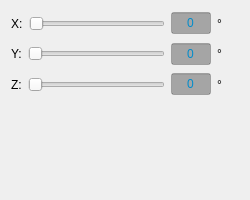
<?xml version="1.0" encoding="UTF-8"?>
<ui version="4.0">
 <class>RotateModelWidget</class>
 <widget class="QWidget" name="RotateModelWidget">
  <property name="geometry">
   <rect>
    <x>0</x>
    <y>0</y>
    <width>250</width>
    <height>200</height>
   </rect>
  </property>
  <property name="sizePolicy">
   <sizepolicy hsizetype="Preferred" vsizetype="Preferred">
    <horstretch>0</horstretch>
    <verstretch>0</verstretch>
   </sizepolicy>
  </property>
  <property name="minimumSize">
   <size>
    <width>0</width>
    <height>0</height>
   </size>
  </property>
  <property name="maximumSize">
   <size>
    <width>16777215</width>
    <height>16777215</height>
   </size>
  </property>
  <property name="mouseTracking">
   <bool>false</bool>
  </property>
  <property name="windowTitle">
   <string>RotateModelWidget</string>
  </property>
  <property name="styleSheet">
   <string notr="true">QLineEdit
{
	color: #008ccc;
	background-color: rgba(50,50,50,100);
}
QLineEdit:disabled
{
	color: grey;
	background-color: rgba(100,100,100,100);
}
QPushButton:focus
{
	
}</string>
  </property>
  <layout class="QHBoxLayout" name="horizontalLayout_6" stretch="9">
   <item>
    <layout class="QVBoxLayout" name="verticalLayout">
     <item>
      <layout class="QHBoxLayout" name="horizontalLayout">
       <item>
        <widget class="QLabel" name="labRotate_x">
         <property name="mouseTracking">
          <bool>false</bool>
         </property>
         <property name="text">
          <string>X:</string>
         </property>
        </widget>
       </item>
       <item>
        <widget class="QSlider" name="hsdRotate_x">
         <property name="mouseTracking">
          <bool>false</bool>
         </property>
         <property name="maximum">
          <number>360</number>
         </property>
         <property name="orientation">
          <enum>Qt::Horizontal</enum>
         </property>
        </widget>
       </item>
       <item>
        <widget class="QLineEdit" name="letRotate_x">
         <property name="sizePolicy">
          <sizepolicy hsizetype="Fixed" vsizetype="Fixed">
           <horstretch>0</horstretch>
           <verstretch>0</verstretch>
          </sizepolicy>
         </property>
         <property name="minimumSize">
          <size>
           <width>40</width>
           <height>0</height>
          </size>
         </property>
         <property name="maximumSize">
          <size>
           <width>40</width>
           <height>16777215</height>
          </size>
         </property>
         <property name="mouseTracking">
          <bool>false</bool>
         </property>
         <property name="text">
          <string>0</string>
         </property>
         <property name="alignment">
          <set>Qt::AlignCenter</set>
         </property>
         <property name="readOnly">
          <bool>false</bool>
         </property>
        </widget>
       </item>
       <item>
        <widget class="QLabel" name="labRotate_xd">
         <property name="mouseTracking">
          <bool>false</bool>
         </property>
         <property name="text">
          <string>°     </string>
         </property>
        </widget>
       </item>
      </layout>
     </item>
     <item>
      <layout class="QHBoxLayout" name="horizontalLayout_2">
       <item>
        <widget class="QLabel" name="labRotate_y">
         <property name="mouseTracking">
          <bool>false</bool>
         </property>
         <property name="text">
          <string>Y:</string>
         </property>
        </widget>
       </item>
       <item>
        <widget class="QSlider" name="hsdRotate_y">
         <property name="mouseTracking">
          <bool>false</bool>
         </property>
         <property name="maximum">
          <number>360</number>
         </property>
         <property name="orientation">
          <enum>Qt::Horizontal</enum>
         </property>
        </widget>
       </item>
       <item>
        <widget class="QLineEdit" name="letRotate_y">
         <property name="sizePolicy">
          <sizepolicy hsizetype="Fixed" vsizetype="Fixed">
           <horstretch>0</horstretch>
           <verstretch>0</verstretch>
          </sizepolicy>
         </property>
         <property name="minimumSize">
          <size>
           <width>40</width>
           <height>0</height>
          </size>
         </property>
         <property name="maximumSize">
          <size>
           <width>40</width>
           <height>16777215</height>
          </size>
         </property>
         <property name="mouseTracking">
          <bool>false</bool>
         </property>
         <property name="text">
          <string>0</string>
         </property>
         <property name="alignment">
          <set>Qt::AlignCenter</set>
         </property>
         <property name="readOnly">
          <bool>false</bool>
         </property>
        </widget>
       </item>
       <item>
        <widget class="QLabel" name="labRotate_yd">
         <property name="mouseTracking">
          <bool>false</bool>
         </property>
         <property name="text">
          <string>°     </string>
         </property>
        </widget>
       </item>
      </layout>
     </item>
     <item>
      <layout class="QHBoxLayout" name="horizontalLayout_3">
       <item>
        <widget class="QLabel" name="labRotate_z">
         <property name="mouseTracking">
          <bool>false</bool>
         </property>
         <property name="text">
          <string>Z:</string>
         </property>
        </widget>
       </item>
       <item>
        <widget class="QSlider" name="hsdRotate_z">
         <property name="mouseTracking">
          <bool>false</bool>
         </property>
         <property name="maximum">
          <number>360</number>
         </property>
         <property name="orientation">
          <enum>Qt::Horizontal</enum>
         </property>
        </widget>
       </item>
       <item>
        <widget class="QLineEdit" name="letRotate_z">
         <property name="sizePolicy">
          <sizepolicy hsizetype="Fixed" vsizetype="Fixed">
           <horstretch>0</horstretch>
           <verstretch>0</verstretch>
          </sizepolicy>
         </property>
         <property name="minimumSize">
          <size>
           <width>40</width>
           <height>0</height>
          </size>
         </property>
         <property name="maximumSize">
          <size>
           <width>40</width>
           <height>16777215</height>
          </size>
         </property>
         <property name="mouseTracking">
          <bool>false</bool>
         </property>
         <property name="text">
          <string>0</string>
         </property>
         <property name="alignment">
          <set>Qt::AlignCenter</set>
         </property>
         <property name="readOnly">
          <bool>false</bool>
         </property>
        </widget>
       </item>
       <item>
        <widget class="QLabel" name="labRotate_zd">
         <property name="mouseTracking">
          <bool>false</bool>
         </property>
         <property name="text">
          <string>°     </string>
         </property>
        </widget>
       </item>
      </layout>
     </item>
     <item>
      <layout class="QHBoxLayout" name="horizontalLayout_4">
       <item>
        <widget class="QPushButton" name="btnRotate_front">
         <property name="sizePolicy">
          <sizepolicy hsizetype="Expanding" vsizetype="Expanding">
           <horstretch>0</horstretch>
           <verstretch>0</verstretch>
          </sizepolicy>
         </property>
         <property name="minimumSize">
          <size>
           <width>40</width>
           <height>40</height>
          </size>
         </property>
         <property name="maximumSize">
          <size>
           <width>40</width>
           <height>40</height>
          </size>
         </property>
         <property name="mouseTracking">
          <bool>false</bool>
         </property>
         <property name="text">
          <string/>
         </property>
         <property name="icon">
          <iconset resource="../resources.qrc">
           <normaloff>:/Resources/front.png</normaloff>
           <activeoff>:/Resources/front-1.png</activeoff>:/Resources/front.png</iconset>
         </property>
         <property name="iconSize">
          <size>
           <width>40</width>
           <height>40</height>
          </size>
         </property>
         <property name="flat">
          <bool>true</bool>
         </property>
        </widget>
       </item>
       <item>
        <widget class="QPushButton" name="btnRotate_left">
         <property name="sizePolicy">
          <sizepolicy hsizetype="Expanding" vsizetype="Expanding">
           <horstretch>0</horstretch>
           <verstretch>0</verstretch>
          </sizepolicy>
         </property>
         <property name="minimumSize">
          <size>
           <width>40</width>
           <height>40</height>
          </size>
         </property>
         <property name="maximumSize">
          <size>
           <width>40</width>
           <height>40</height>
          </size>
         </property>
         <property name="mouseTracking">
          <bool>false</bool>
         </property>
         <property name="text">
          <string/>
         </property>
         <property name="icon">
          <iconset resource="../resources.qrc">
           <normaloff>:/Resources/left.png</normaloff>
           <activeoff>:/Resources/left-1.png</activeoff>:/Resources/left.png</iconset>
         </property>
         <property name="iconSize">
          <size>
           <width>40</width>
           <height>40</height>
          </size>
         </property>
         <property name="flat">
          <bool>true</bool>
         </property>
        </widget>
       </item>
       <item>
        <widget class="QPushButton" name="btnRotate_top">
         <property name="sizePolicy">
          <sizepolicy hsizetype="Expanding" vsizetype="Expanding">
           <horstretch>0</horstretch>
           <verstretch>0</verstretch>
          </sizepolicy>
         </property>
         <property name="minimumSize">
          <size>
           <width>40</width>
           <height>40</height>
          </size>
         </property>
         <property name="maximumSize">
          <size>
           <width>40</width>
           <height>40</height>
          </size>
         </property>
         <property name="mouseTracking">
          <bool>false</bool>
         </property>
         <property name="text">
          <string/>
         </property>
         <property name="icon">
          <iconset resource="../resources.qrc">
           <normaloff>:/Resources/top.png</normaloff>
           <activeoff>:/Resources/top-1.png</activeoff>:/Resources/top.png</iconset>
         </property>
         <property name="iconSize">
          <size>
           <width>40</width>
           <height>40</height>
          </size>
         </property>
         <property name="flat">
          <bool>true</bool>
         </property>
        </widget>
       </item>
      </layout>
     </item>
     <item>
      <layout class="QHBoxLayout" name="horizontalLayout_5">
       <item>
        <widget class="QPushButton" name="btnRotate_back">
         <property name="enabled">
          <bool>true</bool>
         </property>
         <property name="sizePolicy">
          <sizepolicy hsizetype="Expanding" vsizetype="Expanding">
           <horstretch>0</horstretch>
           <verstretch>0</verstretch>
          </sizepolicy>
         </property>
         <property name="minimumSize">
          <size>
           <width>40</width>
           <height>40</height>
          </size>
         </property>
         <property name="maximumSize">
          <size>
           <width>40</width>
           <height>40</height>
          </size>
         </property>
         <property name="mouseTracking">
          <bool>false</bool>
         </property>
         <property name="text">
          <string/>
         </property>
         <property name="icon">
          <iconset resource="../resources.qrc">
           <normaloff>:/Resources/back.png</normaloff>
           <activeoff>:/Resources/back-1.png</activeoff>:/Resources/back.png</iconset>
         </property>
         <property name="iconSize">
          <size>
           <width>40</width>
           <height>40</height>
          </size>
         </property>
         <property name="flat">
          <bool>true</bool>
         </property>
        </widget>
       </item>
       <item>
        <widget class="QPushButton" name="btnRotate_right">
         <property name="enabled">
          <bool>true</bool>
         </property>
         <property name="sizePolicy">
          <sizepolicy hsizetype="Expanding" vsizetype="Expanding">
           <horstretch>0</horstretch>
           <verstretch>0</verstretch>
          </sizepolicy>
         </property>
         <property name="minimumSize">
          <size>
           <width>40</width>
           <height>40</height>
          </size>
         </property>
         <property name="maximumSize">
          <size>
           <width>40</width>
           <height>40</height>
          </size>
         </property>
         <property name="mouseTracking">
          <bool>false</bool>
         </property>
         <property name="text">
          <string/>
         </property>
         <property name="icon">
          <iconset resource="../resources.qrc">
           <normaloff>:/Resources/right.png</normaloff>
           <activeoff>:/Resources/right-1.png</activeoff>:/Resources/right.png</iconset>
         </property>
         <property name="iconSize">
          <size>
           <width>40</width>
           <height>40</height>
          </size>
         </property>
         <property name="flat">
          <bool>true</bool>
         </property>
        </widget>
       </item>
       <item>
        <widget class="QPushButton" name="btnRotate_down">
         <property name="enabled">
          <bool>true</bool>
         </property>
         <property name="sizePolicy">
          <sizepolicy hsizetype="Expanding" vsizetype="Expanding">
           <horstretch>0</horstretch>
           <verstretch>0</verstretch>
          </sizepolicy>
         </property>
         <property name="minimumSize">
          <size>
           <width>40</width>
           <height>40</height>
          </size>
         </property>
         <property name="maximumSize">
          <size>
           <width>40</width>
           <height>40</height>
          </size>
         </property>
         <property name="mouseTracking">
          <bool>false</bool>
         </property>
         <property name="text">
          <string/>
         </property>
         <property name="icon">
          <iconset resource="../resources.qrc">
           <normaloff>:/Resources/down.png</normaloff>
           <activeoff>:/Resources/down-1.png</activeoff>:/Resources/down.png</iconset>
         </property>
         <property name="iconSize">
          <size>
           <width>40</width>
           <height>40</height>
          </size>
         </property>
         <property name="flat">
          <bool>true</bool>
         </property>
        </widget>
       </item>
      </layout>
     </item>
    </layout>
   </item>
  </layout>
 </widget>
 <layoutdefault spacing="6" margin="11"/>
 <resources>
  <include location="../resources.qrc"/>
 </resources>
 <connections/>
</ui>
